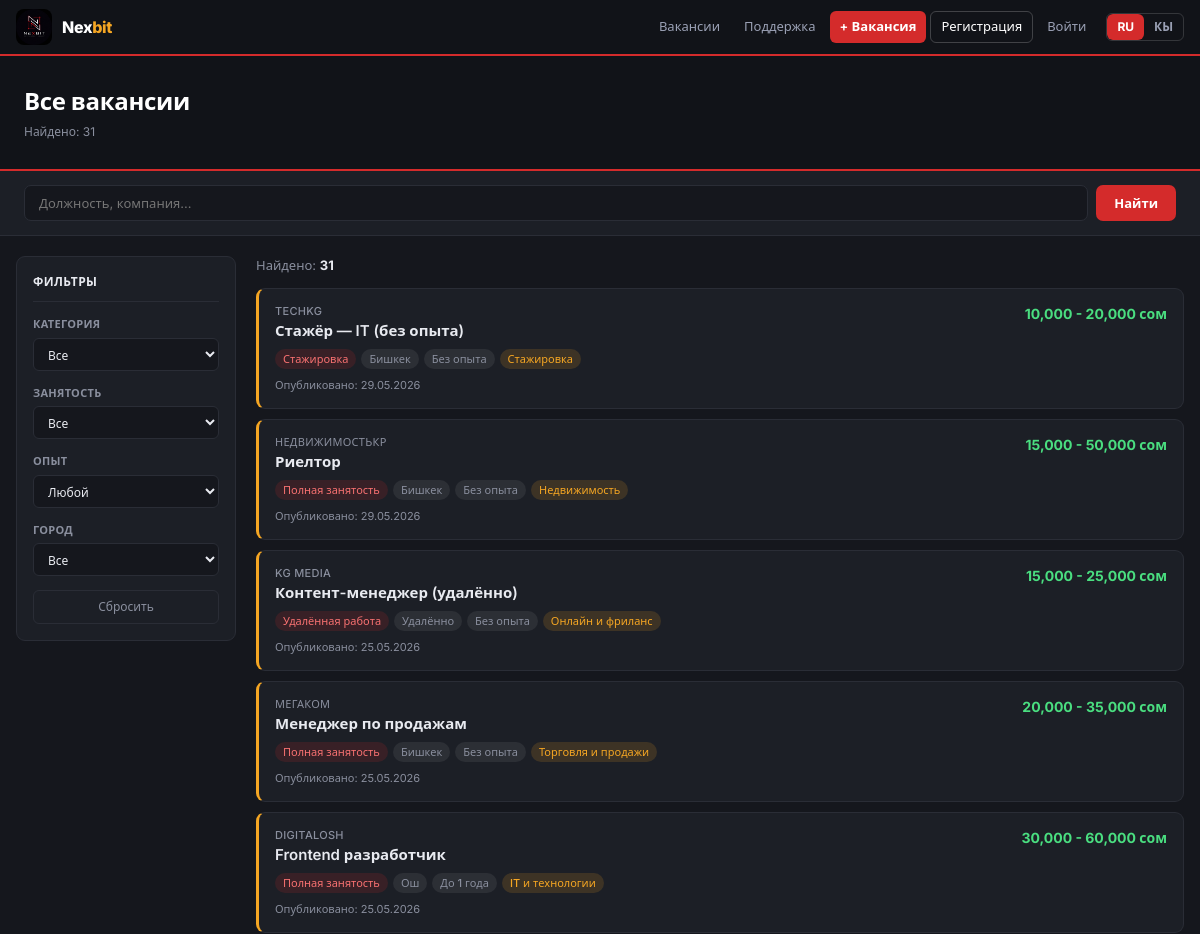
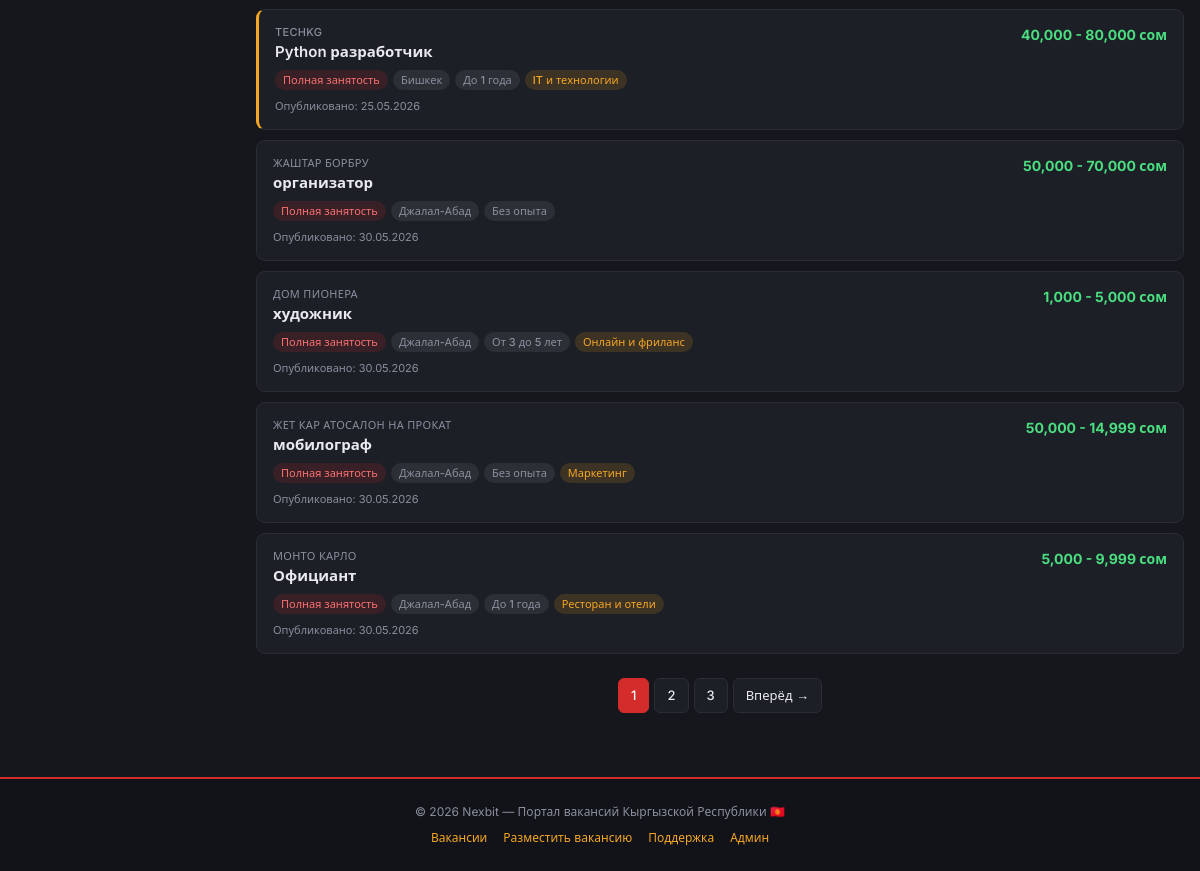
The page /vacancies/ on the database as committed earlier (2 pictures, top to bottom).
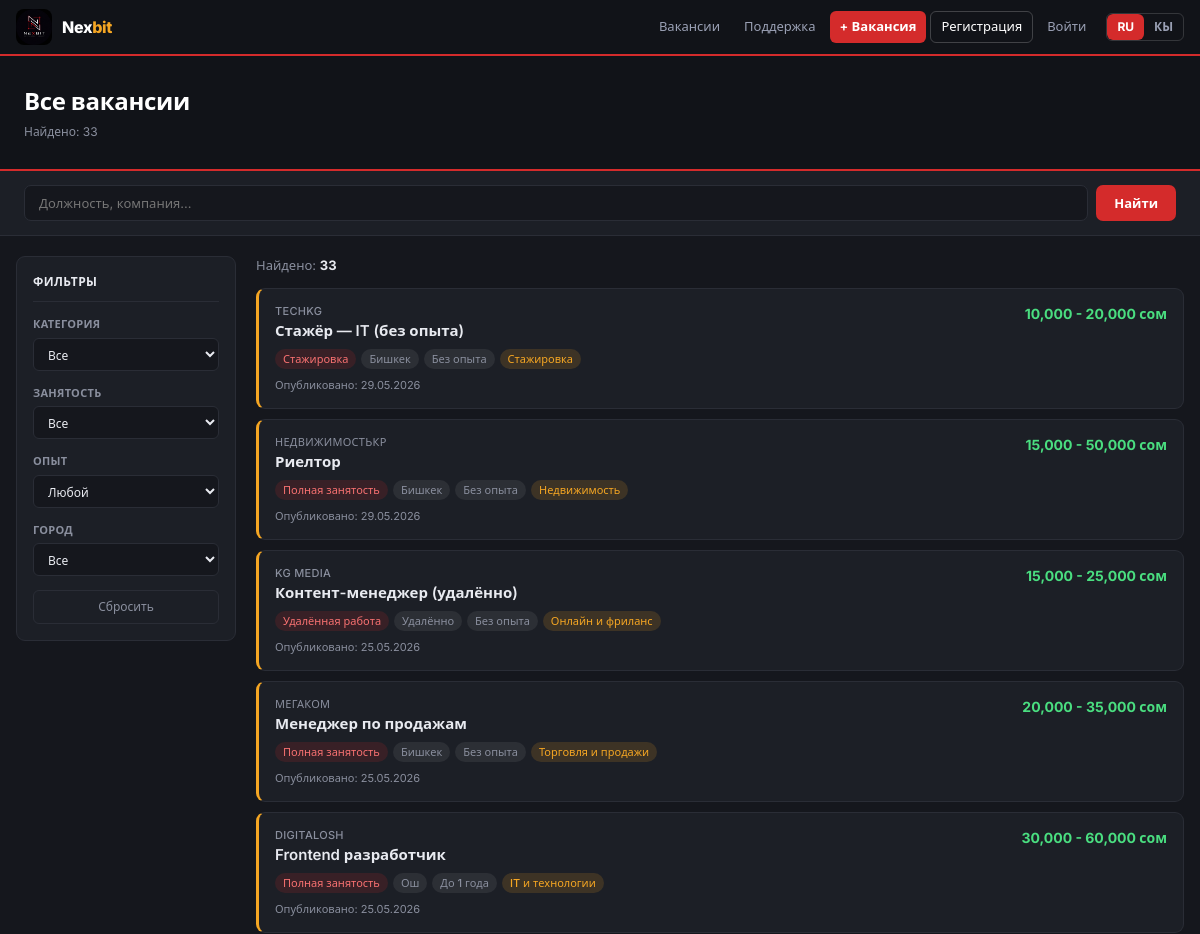
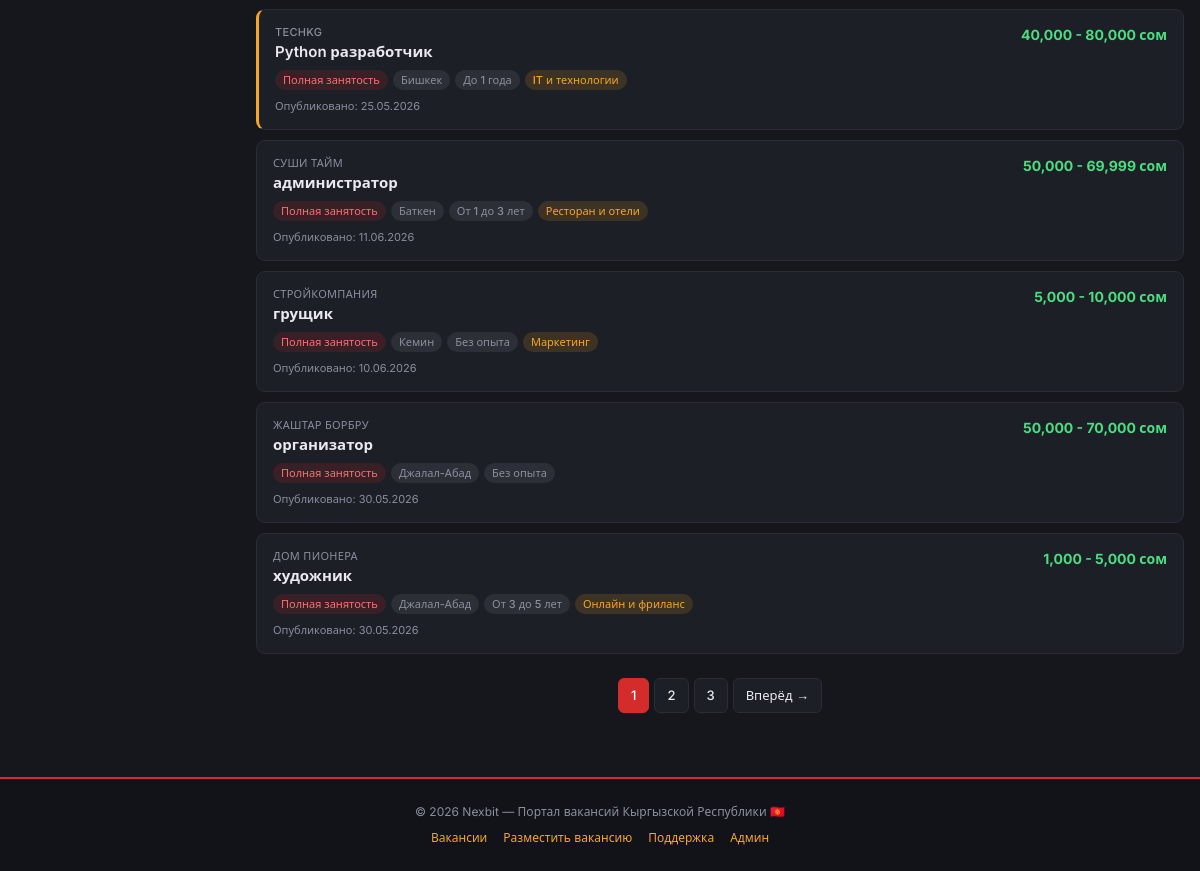
The same page on the database as committed later (2 pictures, top to bottom).
### core/models.py (models this page shows, shortened)
class Job(models.Model):
    EMPLOYMENT_CHOICES = [
        ('full', 'Полная занятость'),
        ('part', 'Частичная занятость'),
        ('intern', 'Стажировка'),
        ('remote', 'Удалённая работа'),
    ]
    EXPERIENCE_CHOICES = [
        ('none', 'Без опыта'),
        ('1year', 'До 1 года'),
        ('3years', 'От 1 до 3 лет'),
        ('5years', 'От 3 до 5 лет'),
    ]
    CITY_CHOICES = [
        ('Бишкек', 'Бишкек'),
        ('Ош', 'Ош'),
        ('Джалал-Абад', 'Джалал-Абад'),
        ('Каракол', 'Каракол'),
        ('Токмок', 'Токмок'),
        ('Нарын', 'Нарын'),
        ('Талас', 'Талас'),
        ('Баткен', 'Баткен'),
        ('Кант', 'Кант'),
        ('Кара-Балта', 'Кара-Балта'),
        ('Узген', 'Узген'),
        ('Балыкчы', 'Балыкчы'),
        ('Чолпон-Ата', 'Чолпон-Ата'),
        ('Майлуу-Суу', 'Майлуу-Суу'),
        ('Сулюкта', 'Сулюкта'),
        ('Кок-Жангак', 'Кок-Жангак'),
        ('Кемин', 'Кемин'),
        ('Таш-Кумыр', 'Таш-Кумыр'),
        ('Удалённо', 'Удалённо'),
    ]
    STATUS_CHOICES = [
        ('pending', 'На проверке'),
        ('approved', 'Одобрена'),
        ('rejected', 'Отклонена'),
    ]
    title = models.CharField(max_length=200, verbose_name='Должность')
    company = models.CharField(max_length=200, verbose_name='Организация')
    author = models.ForeignKey(User, on_delete=models.SET_NULL, null=True, blank=True, related_name='jobs')
    category = models.ForeignKey(Category, on_delete=models.SET_NULL, null=True, blank=True, related_name='jobs')
    location = models.CharField(max_length=150, choices=CITY_CHOICES, default='Бишкек')
    employment_type = models.CharField(max_length=20, choices=EMPLOYMENT_CHOICES, default='full')
    experience = models.CharField(max_length=20, choices=EXPERIENCE_CHOICES, default='none')
    salary_from = models.PositiveIntegerField(null=True, blank=True)
    salary_to = models.PositiveIntegerField(null=True, blank=True)
    description = models.TextField()
    requirements = models.TextField(blank=True)
    responsibilities = models.TextField(blank=True)
    contact_email = models.EmailField()
    contact_phone = models.CharField(max_length=30, blank=True)
    is_active = models.BooleanField(default=False)
    is_featured = models.BooleanField(default=False)
    status = models.CharField(max_length=20, choices=STATUS_CHOICES, default='pending')
    views_count = models.PositiveIntegerField(default=0, verbose_name='Просмотры')
    created_at = models.DateTimeField(auto_now_add=True)
    updated_at = models.DateTimeField(auto_now=True)
    class Meta:
        verbose_name = 'Вакансия'
        verbose_name_plural = 'Вакансии'
        ordering = ['-is_featured', '-created_at']
    def get_salary_display(self):
        if self.salary_from and self.salary_to:
            return f'{self.salary_from:,} - {self.salary_to:,} сом'
        elif self.salary_from:
            return f'от {self.salary_from:,} сом'
        elif self.salary_to:
            return f'до {self.salary_to:,} сом'
        return 'По договорённости'

class Category(models.Model):
    name = models.CharField(max_length=100)
    slug = models.SlugField(unique=True)
    class Meta:
        verbose_name = 'Категория'
        verbose_name_plural = 'Категории'

### core/views.py (the view, shortened to what this page needs)
# urls.py: path('vacancies/', views.job_list_view, name='job_list'),
def job_list_view(request):
    jobs = Job.objects.filter(is_active=True).order_by('-is_featured', '-created_at')
    search_query = request.GET.get('q', '').strip()
    current_category = request.GET.get('category', '')
    current_employment = request.GET.get('employment_type', '')
    current_experience = request.GET.get('experience', '')
    current_location = request.GET.get('location', '')
    if current_category:
        jobs = jobs.filter(category__slug=current_category)
    if current_employment:
        jobs = jobs.filter(employment_type=current_employment)
    if current_experience:
        jobs = jobs.filter(experience=current_experience)
    if current_location:
        jobs = jobs.filter(location=current_location)
    total_found = jobs.count()
    paginator = Paginator(jobs, 10)
    page_number = request.GET.get('page')
    page_obj = paginator.get_page(page_number)
    return render(request, 'core/job_list.html', {
        'page_obj': page_obj,
        'search_query': search_query,
        'categories': Category.objects.all(),
        'current_category': current_category,
        'current_employment': current_employment,
        'current_experience': current_experience,
        'current_location': current_location,
        'total_found': total_found,
        'employment_choices': Job.EMPLOYMENT_CHOICES,
        'experience_choices': Job.EXPERIENCE_CHOICES,
        'city_choices': Job.CITY_CHOICES,
    })

### core/context_processors.py (called while the page is built)
def lang_context(request):
    lang = request.session.get('lang', 'ru')
    trans = TRANSLATIONS.get(lang, {})
    return {
        'LANG': lang,
        'T': trans,
        'is_ky': lang == 'ky',
    }

### core/templates/core/job_list.html (shortened to what the changed rows need)
{% extends 'core/base.html' %}
{% block content %}
<div class="page-header">
    <div style="max-width:1200px;margin:0 auto;">
        <h1>{% if is_ky %}Бардык жумуштар{% else %}Все вакансии{% endif %}</h1>
        <p>{% if is_ky %}Жумуш табылды{% else %}Найдено{% endif %}: {{ total_found }}</p>
    </div>
</div>
<div class="list-layout">
    <div>
        <div class="results-count">{% if is_ky %}Табылды{% else %}Найдено{% endif %}: <strong>{{ total_found }}</strong></div>
        {% for job in page_obj %}
        <a href="{% url 'core:job_detail' job.pk %}" class="job-row {% if job.is_featured %}featured{% endif %}">
            <div class="job-row-top">
                <div>
                    <div class="job-row-company">{{ job.company }}</div>
                    <div class="job-row-title">{{ job.title }}</div>
                </div>
                <div class="job-row-salary">{{ job.get_salary_display }}</div>
            </div>
            <div class="job-row-meta">
                <span class="badge badge-red">{{ job.get_employment_type_display }}</span>
                <span class="badge badge-gray">{{ job.location }}</span>
                <span class="badge badge-gray">{{ job.get_experience_display }}</span>
                {% if job.category %}<span class="badge badge-gold">{{ job.category.name }}</span>{% endif %}
            </div>
            <span class="job-row-date">{% if is_ky %}Жарыяланган{% else %}Опубликовано{% endif %}: {{ job.created_at|date:"d.m.Y" }}</span>
        </a>
        {% empty %}
        <div class="empty-state">
            <h3>{% if is_ky %}Жумуштар табылган жок{% else %}Вакансии не найдены{% endif %}</h3>
            <p>{% if is_ky %}Издөө параметрлерин өзгөртүп көрүңүз{% else %}Попробуйте изменить параметры поиска{% endif %}</p>
        </div>
        {% endfor %}
        {% if page_obj.has_other_pages %}
        <div class="pagination">
            {% for num in page_obj.paginator.page_range %}
                {% if page_obj.number == num %}
                <span class="page-link current">{{ num }}</span>
                {% elif num > page_obj.number|add:'-3' and num < page_obj.number|add:'3' %}
                <a href="?page={{ num }}&q={{ search_query }}&category={{ current_category }}&employment_type={{ current_employment }}&experience={{ current_experience }}&location={{ current_location }}" class="page-link">{{ num }}</a>
                {% endif %}
            {% endfor %}
            {% if page_obj.has_next %}
            <a href="?page={{ page_obj.next_page_number }}&q={{ search_query }}&category={{ current_category }}&employment_type={{ current_employment }}&experience={{ current_experience }}&location={{ current_location }}" class="page-link">{% if is_ky %}Алдыга{% else %}Вперёд{% endif %} →</a>
            {% endif %}
        </div>
        {% endif %}
    </div>
</div>
{% endblock %}

Rows that differ between the two databases and show on the page:
no longer on this page (row unchanged): Job: company "ЖЕТ КАР АТОСАЛОН НА ПРОКАТ", title "мобилограф", salary "50,000 - 14,999 сом", employment_type "Полная занятость", location "Джалал-Абад", experience "Без опыта", category.name "Маркетинг", created_at "30.05.2026", is_featured False (drawn)
no longer on this page (row unchanged): Job: company "МОНТО КАРЛО", title "Официант", salary "5,000 - 9,999 сом", employment_type "Полная занятость", location "Джалал-Абад", experience "До 1 года", category.name "Ресторан и отели", created_at "30.05.2026", is_featured False (drawn)
added Job: company "СУШИ ТАЙМ", title "администратор", salary "50,000 - 69,999 сом", employment_type "Полная занятость", location "Баткен", experience "От 1 до 3 лет", category.name "Ресторан и отели", created_at "11.06.2026", is_featured False (drawn)
added Job: company "СТРОЙКОМПАНИЯ", title "грущик", salary "5,000 - 10,000 сом", employment_type "Полная занятость", location "Кемин", experience "Без опыта", category.name "Маркетинг", created_at "10.06.2026", is_featured False (drawn)
Other text that changed with them:
{{ total_found }}: "31" → "33"
